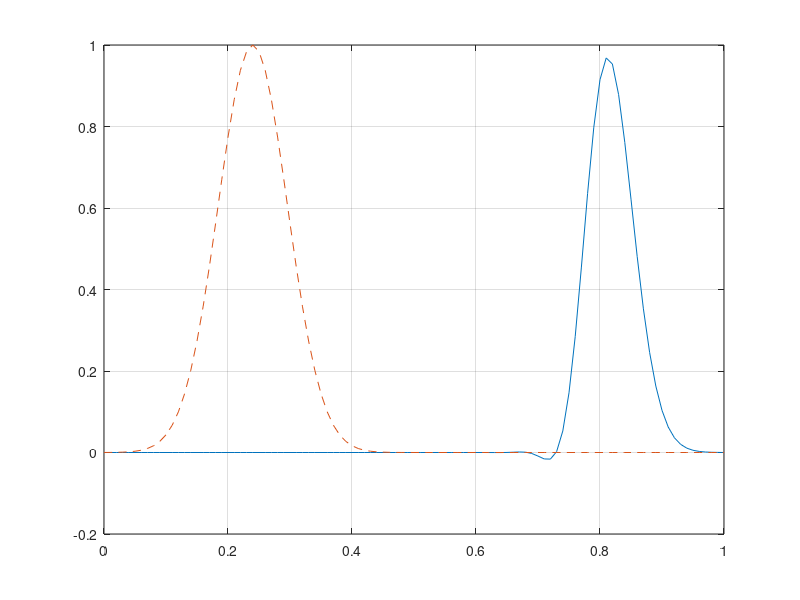

Source code (MATLAB):
%lax Wendoff scheme
%input
deltaX=0.01;t=1;
%exact solution
y=@(x,t)x-t./(1+x.^2);
%function
deltaT=deltaX;
%a(x,t)
a=@(x,t)(1+x^2)/(1+2*x*t+2*x^2+x^4);
%region
%x
N=round(t./deltaT);
%t
M=round(1./deltaX)+1;
U=zeros(N,M);
%initial condition
g=@(x)exp(-10*(4*x-1)^2);
for i=1:M
    U(1,i)=g(i*deltaX);
end
for j=2:N
    for i=2:(M-1)
        v=abs(a(i*deltaX,j*deltaT)).*deltaT./deltaX;
        U(j,i)=0.5.*v.*(1+v).*U(j-1,i-1)+(1-v.^2).*U(j-1,i)-0.5.*v.*(1-v).*U(j-1,i+1);
    end
end
xx=0:deltaX:1;
plot(xx,U(N,:))
hold on;
yy=y(xx,N*deltaT);
U_exact=zeros(1,M);
for k=1:M
    U_exact(k)=g(k*deltaX);
end
plot(xx,U_exact,'--')
grid on;